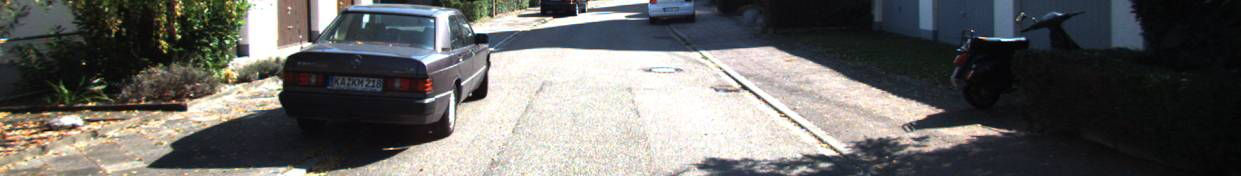
#> input picture data/crop_kitti/color.jpeg, 1241 x 176 px
$ python make3d.py ../data/crop_kitti/color.jpeg
#> lines starting #> are read from the running program, lines starting #| are printed output that depends on the picture
import numpy as np
import matplotlib.pyplot as plt
from mpl_toolkits.mplot3d import Axes3D
import cv2 as cv

def depthImage2pointCloud(D, horizontal_fov, pitch_rad, max_dist = 256):
    """
    Computes the unit direction vectors for each pixel in the image coordinate system

    Parameters:
    - image_width (int): Width of the image in pixels.
    - image_height (int): Height of the image in pixels.
    - horizontal_fov (float): Horizontal field of view of the camera in degrees.

    Returns:
    - np.ndarray: A (H, W, 3) array where each pixel contains its unit direction vector (X, Y, Z).
    """
    # Convert angles to radians
    horizontal_fov_rad = np.radians(horizontal_fov)

    # Compute focal length using the horizontal FOV
    image_height, image_width = D.shape
    focal_length = (image_width / 2) / np.tan(horizontal_fov_rad / 2)

    # Compute the intrinsic center
    cx, cy = image_width / 2, image_height / 2

    # Create a grid of pixel coordinates
    x_indices = np.arange(image_width)
    y_indices = np.arange(image_height)

    # Create meshgrid for pixel coordinates
    x_grid, y_grid = np.meshgrid(x_indices, y_indices)

    X = (x_grid - cx) / focal_length
    Y = (y_grid - cy) / focal_length
    Z = np.ones_like(X)

    # Normalize to unit vectors
    norm = np.sqrt(X**2 + Y**2 + Z**2)
    X /= norm
    Y /= norm
    Z /= norm

    direction_vectors = np.stack((X, Y, Z), axis=-1)

    Ry = np.array([
        [ 0,  0, 1],
        [ 0,  1, 0],
        [ -1,  0, 0]
    ])

    Rx = np.array([
        [1,  0,  0],
        [0,  0,  -1],
        [0, 1,  0]
    ])

    # Combined rotation: first -90° around Z, then -90° around X
    R = Rx @ Ry

    # Apply rotation to all direction vectors
    direction_vectors_ned = direction_vectors @ R.T # shape remains (H, W, 3)

    # pitch_rad is the rotation of camera. so the point cloud must rotate in reverse angle
    Ry = np.array([
        [ np.cos(-pitch_rad),  0, -np.sin(-pitch_rad)],
        [ 0,  1, 0],
        [ np.sin(-pitch_rad),  0, np.cos(-pitch_rad)]
    ])

    unit_vectors = direction_vectors_ned @ Ry.T

    # Compute point cloud
    depth_meters = (255 - D) * (max_dist / 255.0)
    return unit_vectors * depth_meters[..., np.newaxis]


def plot_point_cloud(point_cloud):
    # Sample points for visualization
    step = 20
    X_sample = point_cloud[::step, ::step, 0]
    Y_sample = point_cloud[::step, ::step, 1]
    Z_sample = point_cloud[::step, ::step, 2]

    # Plot the point cloud
    fig = plt.figure()
    ax = fig.add_subplot(111, projection='3d')
    ax.scatter(0, 0, 0, color='red')
    ax.plot(X_sample.flatten(), Y_sample.flatten(), Z_sample.flatten(), 'b.', markersize=1)
    ax.set_xlabel("X")
    ax.set_ylabel("Y")
    ax.set_zlabel("Z")
    ax.view_init(elev=-180, azim=0)
    plt.show()

import sys
if __name__ == "__main__":
    if len(sys.argv) < 2:
        print("Usage: python script.py depth_image.jpg")
        sys.exit(1)

    depth_path = sys.argv[1]

    D = cv.imread(depth_path, cv.IMREAD_GRAYSCALE)
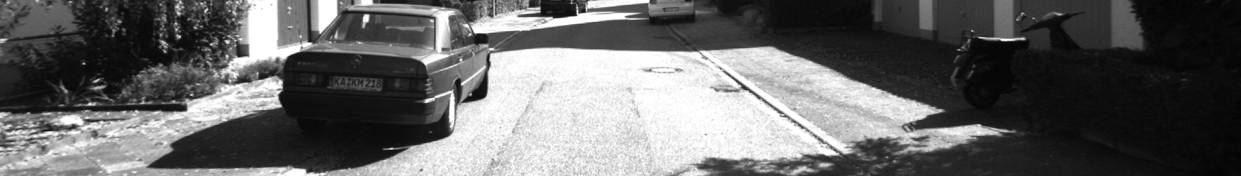
#> D: shape (176, 1241); min 0, max 255, mean 102.3
    if D is None:
        raise IOError(f"Could not load {depth_path}. Check the file path.")

    # Example usage
    point_cloud = depthImage2pointCloud(D, horizontal_fov=66, pitch_rad=-0.75)
#> in depthImage2pointCloud, `depth_meters = (255 - D) * (max_dist / 255.0)`:
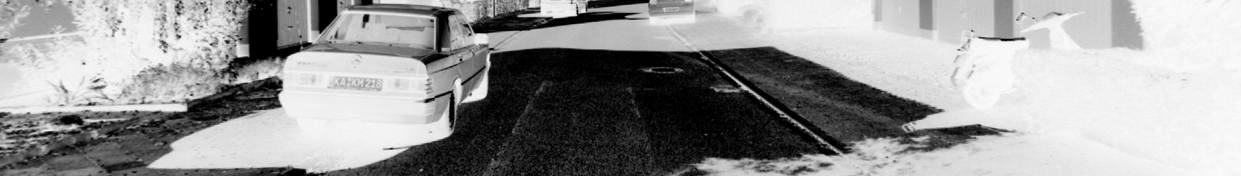
#> depth_meters: shape (176, 1241) float64; min 0, max 256, mean 153.3; drawn with min black and max white
#> in depthImage2pointCloud, `return unit_vectors * depth_meters[..., np.newaxis]`:
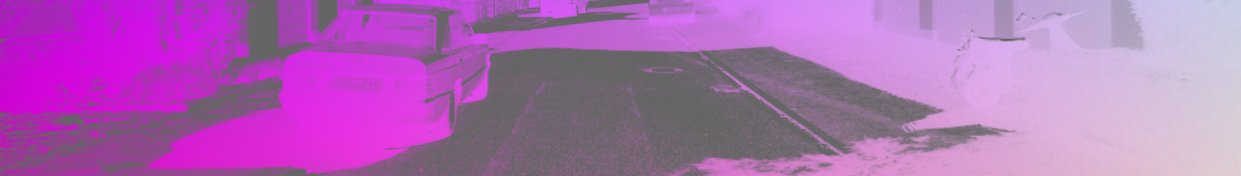
#> returned value: shape (176, 1241, 3) float64; mean of channels 0, 1, 2 104.4, 7, 95.8; drawn with min black and max white

$ run again, on data/viot_image_sample/color.png
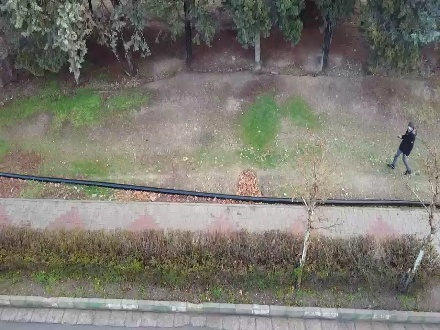
#> input picture data/viot_image_sample/color.png, 440 x 330 px
#> in depthImage2pointCloud, `depth_meters = (255 - D) * (max_dist / 255.0)`:
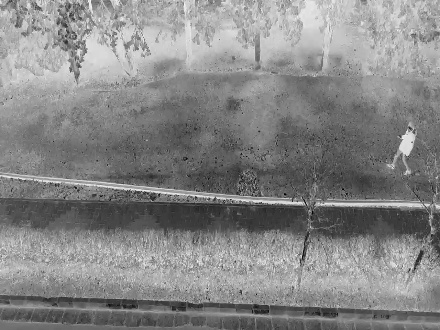
#> depth_meters: shape (330, 440) float64; min 0, max 248, mean 134.4
#> in depthImage2pointCloud, `return unit_vectors * depth_meters[..., np.newaxis]`:
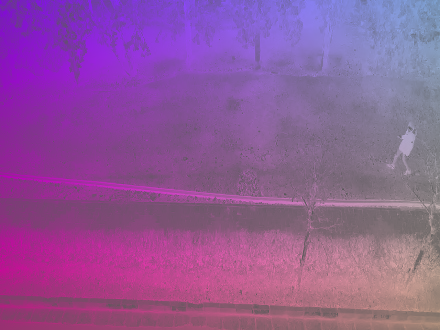
#> returned value: shape (330, 440, 3) float64; mean of channels 0, 1, 2 91.9, -0.9, 79.8; drawn with min black and max white
